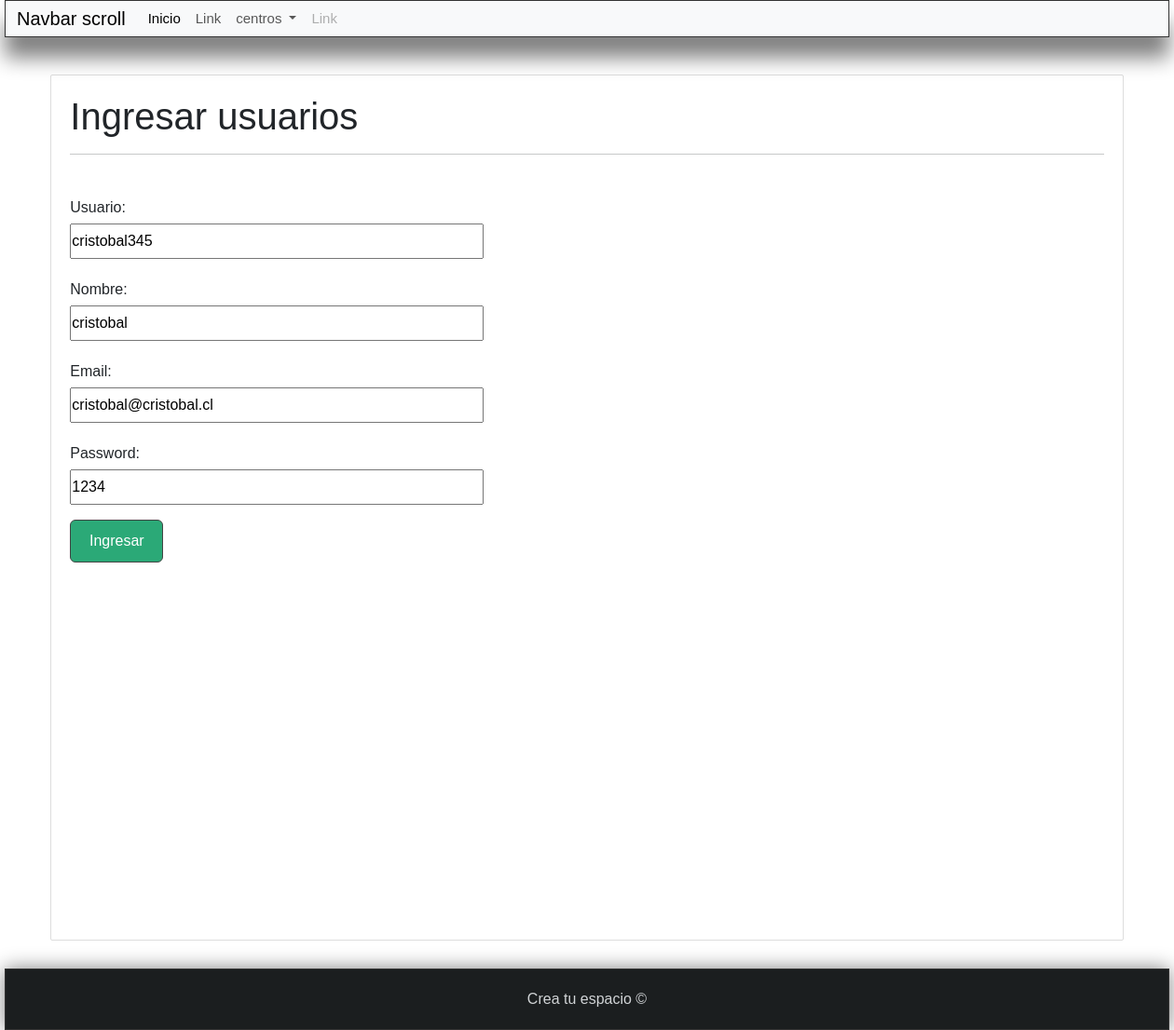
Page /actualizar_usuarios/3 on the committed database.
### mainapp/models.py (models this page shows)
class usuariosCentro (models.Model):
    usuario = models.CharField(max_length=30)
    nombre = models.CharField(max_length=60)
    email = models.EmailField()
    password = models.CharField(max_length=30)

### mainapp/views.py (the view)
# urls.py: path('actualizar_usuarios/<int:id>' , views.actualizar_usuario, name="actualizar_usuarios")
def actualizar_usuario(request, id):
    usuario = usuariosCentro.objects.get(id = id)
    form = InsertarUsuarioForm(instance = usuario)
    if request.method == 'POST' :
        form = InsertarUsuarioForm(request.POST , instance=usuario)
        if form.is_valid():
            form.save()
        return redirect('lista_usuarios')
    data = {'form' : form}
    return render(request , 'mainapp/usuarios.html' , data)

### mainapp/forms.py
class InsertarUsuarioForm(forms.ModelForm):
     class Meta:
         model = usuariosCentro
         fields = '__all__'

### centrosmain/context_processors.py (called while the page is built)
def get_categories(request):
    categories = Category.objects.values_list('id' , 'name')
    return {
        'categories' : categories
    }

### pages/context_processors.py (called while the page is built)
def get_pages(request):
    pages = Page.objects.values_list('id' , 'title' , 'slug')
    return {
        'pages' : pages
    }

### mainapp/templates/mainapp/usuarios.html (shortened to what this page needs)
{%  extends 'layouts/layoutInterna.html' %}
{%block content %}
<h1> Ingresar usuarios </h1>
<hr>
<br>
<form method="POST">
  {{form.as_p}}
  <input type="submit" class="btn btn-info" value="Ingresar">
</form>
{% endblock %}

### mainapp/static/css/styles.css (style rules this page uses)
* { margin: 0px; padding: 0px; font-family: sans-serif, Arial, Helvetica; text-decoration: none; }
body { background-color: #f2f1f0; }
.box form { width: 40%; }
.box form input, .box form label { display: block; padding: 5px; padding-left: 0px; }
.box form input[type="text"], .box form input[type="email"], .box form input[type="password"], .box form textarea { width:100%; margin-bottom: 10px; }
.box form input[type="submit"], .box form input[type="button"], .box form button { padding: 10px; margin-top: 5px; background: #2ba977; border:1px solid #444; color: white; transition: 300ms all; }
p { margin-top: 5px; margin-bottom: 5px; }
.btn { margin-top: 15px; width: 100px; text-align: center; display: block; padding: 10px; background: rgb(207, 48,48) ; color:white; border: 1px solid black; }

### rows in the picture
usuariosCentro: usuario "cristobal345", nombre "cristobal", email "cristobal@cristobal.cl", password "1234"
